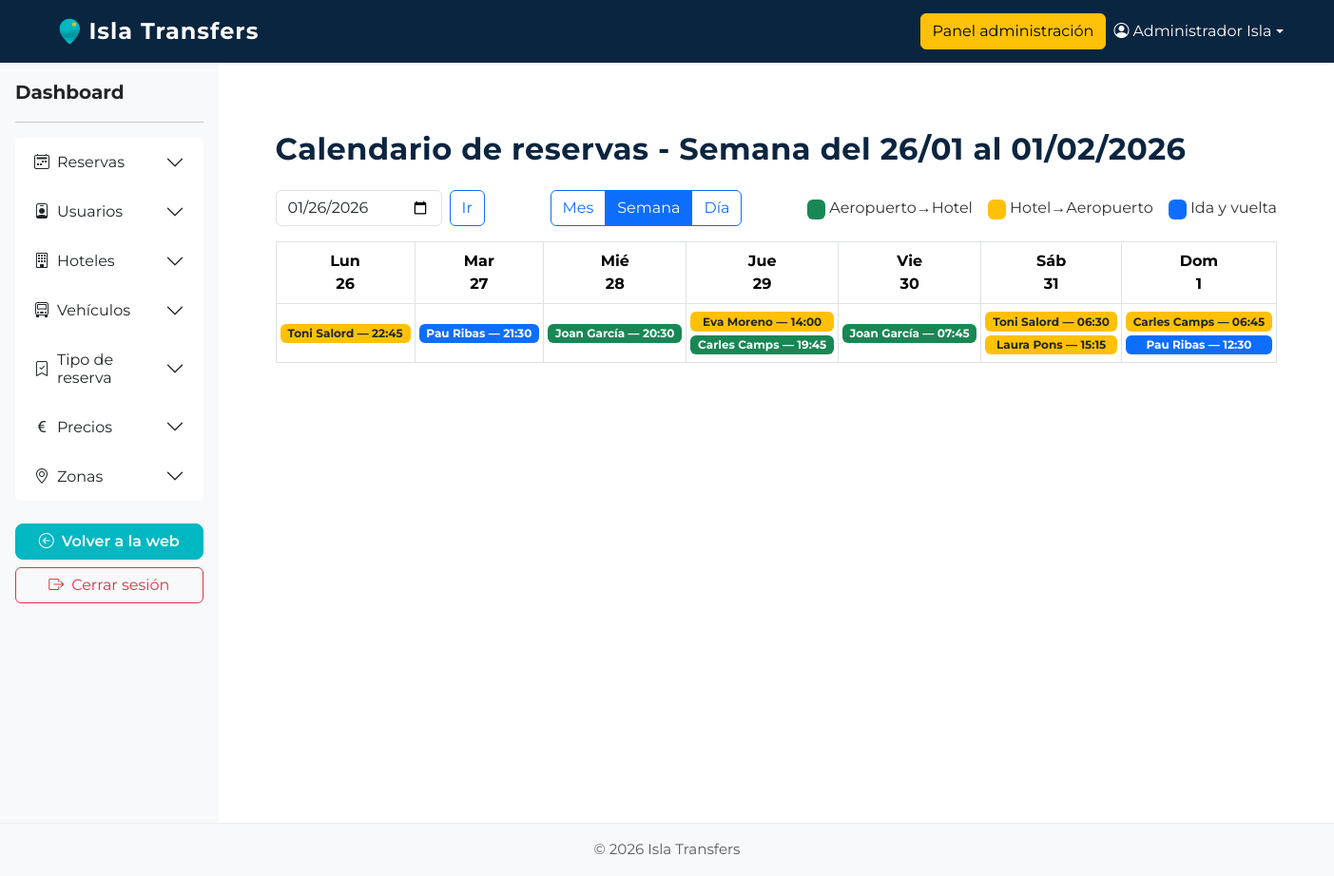
Screenshot of /userAdmin/calendarioSemana (signed in) with the database file from the repository.
### tables this page shows
CREATE TABLE `transfer_reservas` (
  `id_reserva` int(11) NOT NULL,
  `localizador` varchar(100) NOT NULL,
  `id_hotel` int(11) DEFAULT NULL COMMENT 'Es el hotel que realiza la reserva',
  `id_tipo_reserva` int(11) NOT NULL,
  `id_viajero` int(11) NOT NULL,
  `id_creador`int(11) NOT NULL,
  `fecha_reserva` datetime NOT NULL,
  `fecha_modificacion` datetime NOT NULL,
  `id_destino` int(11) NOT NULL,
  `fecha_entrada` date NULL,
  `hora_entrada` time NULL,
  `numero_vuelo_entrada` varchar(50) NOT NULL,
  `origen_vuelo_entrada` varchar(50) NULL,
  `hora_vuelo_salida` time NULL,
  `fecha_vuelo_salida` date NULL,
  `num_viajeros` int(11) NOT NULL,
  `id_vehiculo` int(11) NOT NULL
);

### core/Controller.php (called while the page is built, shortened)
<?php
class Controller
{
    public function view($view, $data = [])
    {
        extract($data);
        require __DIR__ . "/../app/views/$view.php";
    }
}

### app/controllers/UserAdminController.php (called while the page is built, shortened)
<?php
class UserAdminController extends Controller
{
    public function calendarioSemana()
    {
        $date = isset($_GET['fecha']) ? $_GET['fecha'] : date('Y-m-d');
        $timestamp = strtotime($date);
        $diaSemana = date('N', $timestamp);
        $fechaInicio = date('Y-m-d', strtotime("-" . ($diaSemana - 1) . " days", $timestamp));
        $fechaFin = date('Y-m-d', strtotime("+" . (7 - $diaSemana) . " days", $timestamp));
        $reservaModel = $this->model('Reserva');
        $reservas = $reservaModel->getReservasByRangoFechas($fechaInicio, $fechaFin);
        $this->view('userAdmin/calendarioSemana', [
            'reservas' => $reservas,
            'fechaInicio' => $fechaInicio,
            'fechaFin' => $fechaFin
        ]);
    }
}

### html/index.php (called while the page is built, shortened)
<?php
$router = new Router();
$router->route();

### app/models/Reserva.php (called while the page is built, shortened)
<?php
class Reserva extends Model
{
    public function getReservasByRangoFechas($fechaInicio, $fechaFin)
    {
        $db = $this->db();
        $sql = "
        SELECT r.*,
            t.descripcion AS descripcion_tipo,
            h.nombre AS nombre_hotel,
            vh.nombre AS destino_hotel,
            CONCAT(v.nombre, ' ', v.apellido1) AS nombre_viajero,
            v.email AS email_viajero
        FROM transfer_reservas r
        LEFT JOIN transfer_tipo_reservas t ON r.id_tipo_reserva = t.id_tipo_reserva
        LEFT JOIN transfer_hoteles h ON r.id_hotel = h.id_hotel
        LEFT JOIN transfer_hoteles vh ON r.id_destino = vh.id_hotel
        LEFT JOIN transfer_viajeros v ON r.id_viajero = v.id_viajero
        WHERE
            (r.fecha_entrada BETWEEN ? AND ? OR r.fecha_vuelo_salida BETWEEN ? AND ?)
        ORDER BY r.fecha_entrada ASC, r.hora_entrada ASC
        ";
        $stmt = $db->prepare($sql);
        $stmt->execute([$fechaInicio, $fechaFin, $fechaInicio, $fechaFin]);
        return $stmt->fetchAll(PDO::FETCH_ASSOC);
    }
}

### app/views/userAdmin/calendarioSemana.php (the view, shortened to what this page needs)
<?php require __DIR__ . '/../components/header.php'; ?>
<?php require __DIR__ . '/../components/navbar.php'; ?>
<div class="d-flex" style="min-height: 100vh;">
    <?php require __DIR__ . '/../components/sidebar.php'; ?>
    <main class="flex-grow-1 p-5">
        <?php
        $nombresSemana = ['Lun', 'Mar', 'Mié', 'Jue', 'Vie', 'Sáb', 'Dom'];
        $dias = [];
        $inicio = strtotime($fechaInicio);
        for ($i = 0; $i < 7; $i++) {
            $dias[] = date('Y-m-d', strtotime("+$i day", $inicio));
        }
        $reservasPorDia = [];
        foreach ($reservas as $r) {
            $fecha = null;
            if (!empty($r['fecha_entrada']) && in_array($r['fecha_entrada'], $dias)) {
                $fecha = $r['fecha_entrada'];
            } elseif (!empty($r['fecha_vuelo_salida']) && in_array($r['fecha_vuelo_salida'], $dias)) {
                $fecha = $r['fecha_vuelo_salida'];
            }
            if ($fecha) $reservasPorDia[$fecha][] = $r;
        }
        function fechaFormateada($f)
        {
            return date('j', strtotime($f));
        }
        ?>
        <div class="container mt-4">
            <h2 class="mb-4">Calendario de reservas - Semana del <?= date('d/m', strtotime($fechaInicio)) ?> al <?= date('d/m/Y', strtotime($fechaFin)) ?></h2>
            <div class="d-flex align-items-center justify-content-between mb-3 flex-wrap">
                <form method="get" class="d-flex align-items-center gap-2">
                    <input type="date" name="fecha" value="<?= $fechaInicio ?>" class="form-control">
                    <button class="btn btn-outline-primary">Ir</button>
                </form>
                <div class="btn-group">
                    <a href="/userAdmin/calendario" class="btn btn-outline-primary">Mes</a>
                    <a href="/userAdmin/calendarioSemana?fecha=<?= $fechaInicio ?>" class="btn btn-outline-primary active">Semana</a>
                    <a href="/userAdmin/calendarioDia?fecha=<?= $fechaInicio ?>" class="btn btn-outline-primary">Día</a>
                </div>
                <div class="d-flex gap-3 align-items-center">
                    <span><span class="badge bg-success">&nbsp;</span> Aeropuerto→Hotel</span>
                    <span><span class="badge bg-warning text-dark">&nbsp;</span> Hotel→Aeropuerto</span>
                    <span><span class="badge bg-primary">&nbsp;</span> Ida y vuelta</span>
                </div>
            </div>
            <table class="table table-bordered text-center align-middle">
                <thead>
                    <tr>
                        <?php foreach ($nombresSemana as $i => $nombre): ?>
                            <th><?= $nombre ?><br><?= fechaFormateada($dias[$i]) ?></th>
                        <?php endforeach; ?>
                    </tr>
                </thead>
                <tbody>
                    <tr>
                        <?php foreach ($dias as $fecha): ?>
                            <td class="p-1">
                                <?php if (!empty($reservasPorDia[$fecha])): ?>
                                    <?php foreach ($reservasPorDia[$fecha] as $r):
                                        $color = match ((int)$r['id_tipo_reserva']) {
                                            1 => 'success',
                                            2 => 'warning text-dark',
                                            3 => 'primary',
                                            default => 'secondary'
                                        };
                                        $nombre = htmlspecialchars($r['nombre_viajero'] ?? $r['nombre_hotel'] ?? '-');
                                        $hora = htmlspecialchars(substr($r['hora_entrada'] ?? $r['hora_vuelo_salida'] ?? '', 0, 5));
                                    ?>
                                        <span class="badge bg-<?= $color ?> d-block my-1" style="cursor:pointer;" onclick="window.location.href='/userAdmin/verReserva/<?= $r['id_reserva'] ?>'">
                                            <?= $nombre ?> — <?= $hora ?>
                                        </span>
                                    <?php endforeach; ?>
                                <?php endif; ?>
                            </td>
                        <?php endforeach; ?>
                    </tr>
                </tbody>
            </table>
    </main>
</div>
<?php require __DIR__ . '/../components/footer.php'; ?>

### html/css/custom.css (style rules this page uses)
:root { --color-principal: #00b7c2; --color-header: #0a2540; --color-texto: #333; --color-bg: #fff; --color-navbar-bg: #0a2540; --color-footer-bg: var(--color-gris); --color-footer-text: #888; --color-acento: #ff6b6b; --color-enfasis: #ffb81c; --color-neutro: #f6e7d8; --color-gris: #6b7280; --color-fondo: #fff; }
body { font-family: "Montserrat", Arial, sans-serif; background-color: var(--color-fondo); color: var(--color-texto); }
h1, h2, h3 { color: var(--color-header); font-weight: 700; letter-spacing: 0.5px; }

### rows the page displays
transfer_reservas: fecha_entrada "27", fecha_vuelo_salida "28", nombre "Pau Ribas", hora_entrada "21:30"
transfer_reservas: nombre "Toni Salord", hora "22:45"
transfer_reservas: nombre "Joan García", hora_entrada "20:30"
transfer_reservas: nombre "Eva Moreno", hora "14:00"
transfer_reservas: nombre "Carles Camps", hora_entrada "19:45"
transfer_reservas: nombre "Joan García", hora_entrada "07:45"
transfer_reservas: nombre "Toni Salord", hora "06:30"
transfer_reservas: nombre "Laura Pons", hora "15:15"
transfer_reservas: nombre "Carles Camps", hora "06:45"
transfer_reservas: nombre "Pau Ribas", hora_entrada "12:30"

### other values shown
$_SESSION['user_name'] "Administrador Isla"
date('d/m', strtotime($fechaInicio)) "26/01"
date('d/m/Y', strtotime($fechaFin)) "01/02/2026"
$nombre "Lun"
fechaFormateada($dias[$i]) "26"
$nombre "Mar"
$nombre "Mié"
$nombre "Jue"
fechaFormateada($dias[$i]) "29"
$nombre "Vie"
fechaFormateada($dias[$i]) "30"
$nombre "Sáb"
fechaFormateada($dias[$i]) "31"
$nombre "Dom"
fechaFormateada($dias[$i]) "1"
